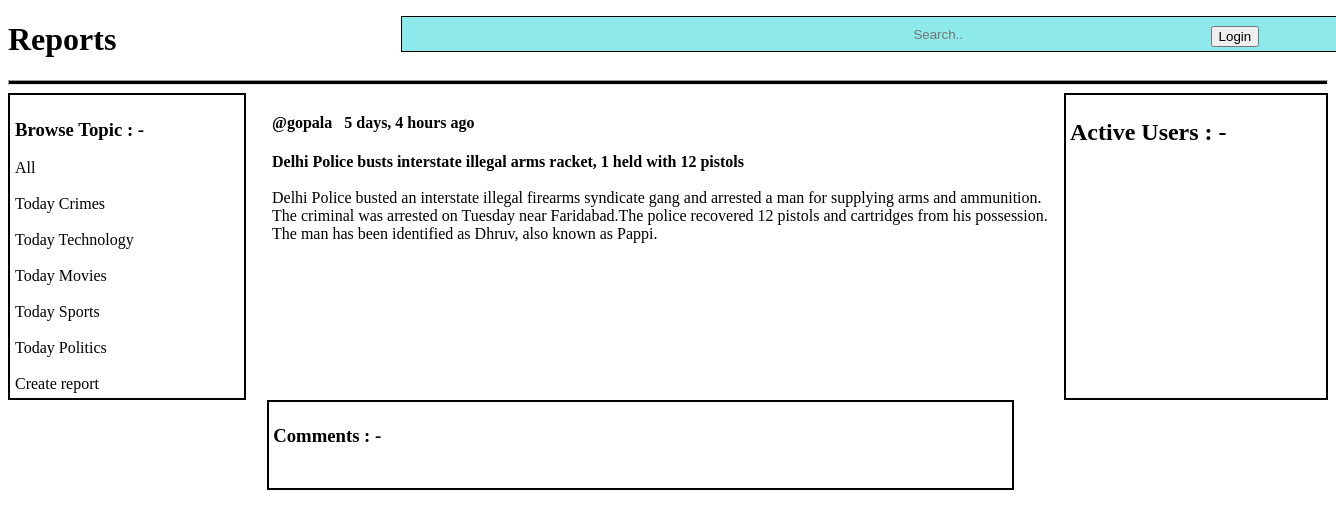
Screenshot of /report/1/ with the database file from the repository.
### branch/models.py (models this page shows, shortened)
class Topic(models.Model):
    topic=models.CharField(max_length=200)

class Report(models.Model):
    host=models.ForeignKey(User,on_delete=models.SET_NULL,null=True)
    topic=models.ForeignKey(Topic,on_delete=models.SET_NULL,null=True)
    headlines=models.CharField(max_length=200)
    description=models.TextField(null=True,blank=True)
    participents=models.ManyToManyField(User,related_name="participents",blank=True)
    created=models.DateTimeField(auto_now_add=True)
    updated=models.DateField(auto_now=True)
    class Meta:
        ordering=['-updated','-created']

class User(AbstractUser):
    name=models.CharField(max_length=200,null=True)
    email=models.EmailField(unique=True,null=True)
    bio=models.TextField(null=True,blank=True)
    REQUIRED_FIELDS=[]

### branch/views.py (the view, shortened to what this page needs)
# urls.py: path('report/<str:number>/',views.report,name="report"),
def report(request,number):
    report=Report.objects.get(id=number)
    comments=report.comment_set.all()
    participents=report.participents.all()
    topic=Topic.objects.all()
    dict={'reports':report,'comments':comments,'participents':participents,'topics':topic}
    return render(request,'report.html',dict)

### templates/report.html (shortened to what this page needs)
{% extends 'main.html'%}
{% block content %}
<div class="report">
    <div>
        {% include 'Browse_topic.html'%}
    </div>
    <div>
        <h4>@{{reports.host}} &nbsp;&nbsp;{{reports.created|timesince}} ago</h4>
        <b>{{reports.headlines}}</b><br><br>
        {{reports.description}}
    </div>
    <div class="active">
        <h2>Active Users : - </h2>
    </div>
</div>
<div class="comment-container">
        <h3>Comments : - </h3><br>
    </div>
{% endblock content%}

### templates/Browse_topic.html (shortened to what this page needs)
<div class="browse-container">
<h3>Browse Topic : - </h3>
<a href="/">All</a><br><br>
{% for topic in topics%}
<a href="{% url 'home'%}?q={{topic.topic}}">{{topic.topic}}</a><br><br>
{% endfor%}
<a href="{% url 'createreport' %}">Create report </a>
</div>

### templates/main.html (style rules this page uses)
a { text-decoration: none; color: black; }

### templates/report.html (style rules this page uses)
.report { display: grid; grid-template-columns: 1fr 3fr 1fr; }
.comment-container { position:absolute; left: 20%; border: 2px solid black; padding: 4px; width: 55%; }
.active { border: 2px solid black; padding: 4px; }

### templates/Browse_topic.html (style rules this page uses)
.browse-container { padding: 5px; border: 2px solid black; width: 85%; }

### rows the page displays
Topic: topic "Today Crimes"
Topic: topic "Today Technology"
Topic: topic "Today Movies"
Topic: topic "Today Sports"
Topic: topic "Today Politics"
Report: host "gopala", created "5 days, 4 hours", headlines "Delhi Police busts interstate illegal arms racket, 1 held with 12 pistols", description "Delhi Police busted an interstate illegal firearms syndicate gang and arrested a man for supplying arms and ammunition. The criminal was arrested on Tuesday near Faridabad.The police recovered 12 pistols and cartridges from his possession. The man has been identified as Dhruv, also known as Pappi."
